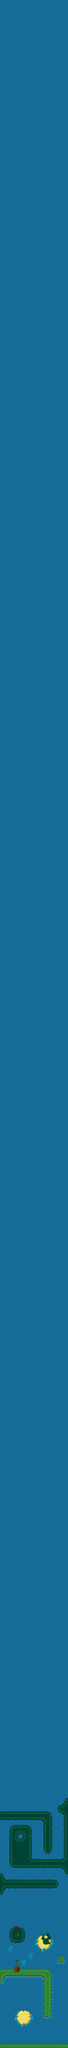

This is a level from a 2D game, rendered from its Tiled map with the project's own tilesets. A one-line summary and the map file follow, with tile-layer data summarised:
An orthogonal 10x300 tile map with 32x32 px tiles, 3 tile layers (background, terrain, decor) and 8 objects.

<map version="1.0" orientation="orthogonal" width="10" height="300" tilewidth="32" tileheight="32">
 <tileset firstgid="1" name="terrain" tilewidth="32" tileheight="32">
  <image source="terrain.png" width="672" height="736" />
 </tileset>
 <layer name="background" width="10" height="300">
  <data>[3000 cells, 3000 non-empty, 1 distinct tile ids]</data>
 </layer>
 <layer name="terrain" width="10" height="300">
  <data>[3000 cells, 173 non-empty, 35 distinct tile ids]</data>
 </layer>
 <objectgroup name="obstacles" width="10" height="300">
  <object x="271" y="9172" width="33" height="29">
   <ellipse />
  </object>
  <object x="1" y="9301">
   <polyline points="0,0 17,-1 29,-32 200,-27 203,150 215,161 236,159 249,130 245,-70 -1,-70 0,1" />
  </object>
  <object x="178" y="9079" width="60" height="51" />
  <object x="52" y="9042" width="57" height="59" />
  <object x="83" y="9425" width="58" height="61" />
  <object x="0" y="8882">
   <polyline points="0,0 19,-4 29,-29 272,-31 274,-70 27,-71 22,-80 11,-106 0,-106 0,2" />
  </object>
  <object x="322" y="8789">
   <polyline points="0,0 -15,-6 -30,-33 -265,-33 -279,-55 -279,-216 -272,-232 -251,-236 -182,-235 -170,-215 -170,-87 -166,-75 -29,-77 -19,-88 -21,-281 -51,-301 -51,-325 -28,-335 -11,-364 -2,-364 -1,4" />
  </object>
  <object x="2" y="8532">
   <polyline points="0,0 195,1 203,11 205,142 212,154 235,154 245,139 244,-18 226,-43 -3,-45 -3,0" />
  </object>
 </objectgroup>
 <layer name="decor" width="10" height="300">
  <data>[3000 cells, 8 non-empty, 8 distinct tile ids]</data>
 </layer>
</map>
